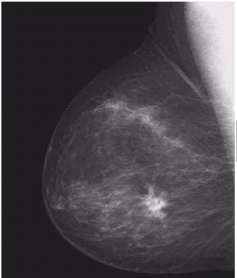
#> input picture img/Screenshot 2023-11-28 013342.png, 237 x 278 px, found by its file name
$ python canBangLuocDoXam.py
#> lines starting #> are read from the running program, lines starting #| are printed output that depends on the picture
import numpy as np
import cv2
import matplotlib.pyplot as plt
plt.rcParams['figure.figsize'] = [10,8]
img = cv2.imread("img/Screenshot 2023-11-28 013342.png", 0)
#> img: shape (278, 237); min 21, max 255, mean 68.9
# using cv2.calcHist()
def plot_img_and_hist(img):
    # Function to plot image and its histogram
    plt.subplot(1, 2, 1)
    plt.imshow(img, cmap='gray')
    plt.title('Image')

    plt.subplot(1, 2, 2)
    plt.hist(img.flatten(), bins=256, range=[0, 256], density=True, cumulative=True)
    plt.title('Histogram')

    plt.show()
hist = cv2.calcHist(
      [img],
      channels = [0],
      mask=None, # full image
      histSize=[256], #full scale
      ranges=[0,256]
)
#> hist = 256 values, max 22691 at index 28, min 0 at index 0, mean 257.4
plt.plot(hist)
plt.show()
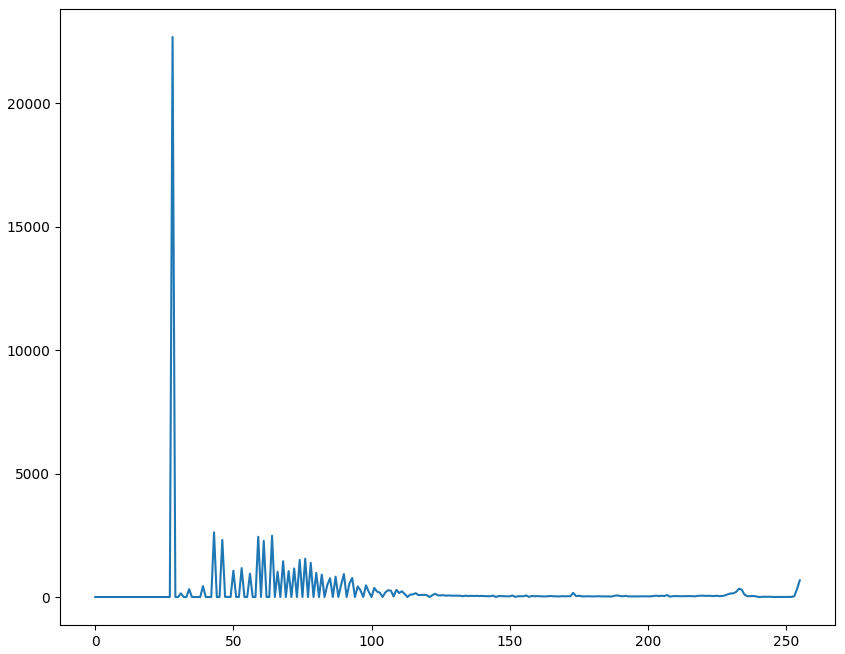
#> figure drawn by matplotlib, 1 panel; curve peaks at x = 28, y = 22691
def hist_equalize(img):
  # 1. calclate hist
  hist = cv2.calcHist([img], [0], None, [256], [0, 256])

  # 2. normalize hist
  h, w = img.shape[:2]
#> h = 278; w = 237
  hist = hist/(h*w)
#> hist = 256 values, max 0.344 at index 28, min 0 at index 0, mean 0.00391

  # 3. calculate CDF
  cdf = np.cumsum(hist)
#> cdf = 256 values from 0 to 1
  s_k = (255 * cdf - 0.5).astype("uint8")
#> s_k = 256 values from 0 to 254
  return s_k


s_k = hist_equalize(img)
#> s_k = 256 values from 0 to 254
equalized_img = cv2.LUT(img, s_k)
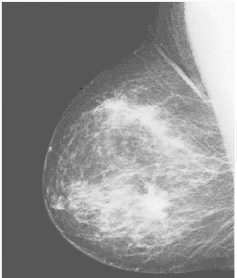
#> equalized_img: shape (278, 237); min 0, max 254, mean 143.2
plot_img_and_hist(equalized_img)
#> in plot_img_and_hist, `plt.show()`:
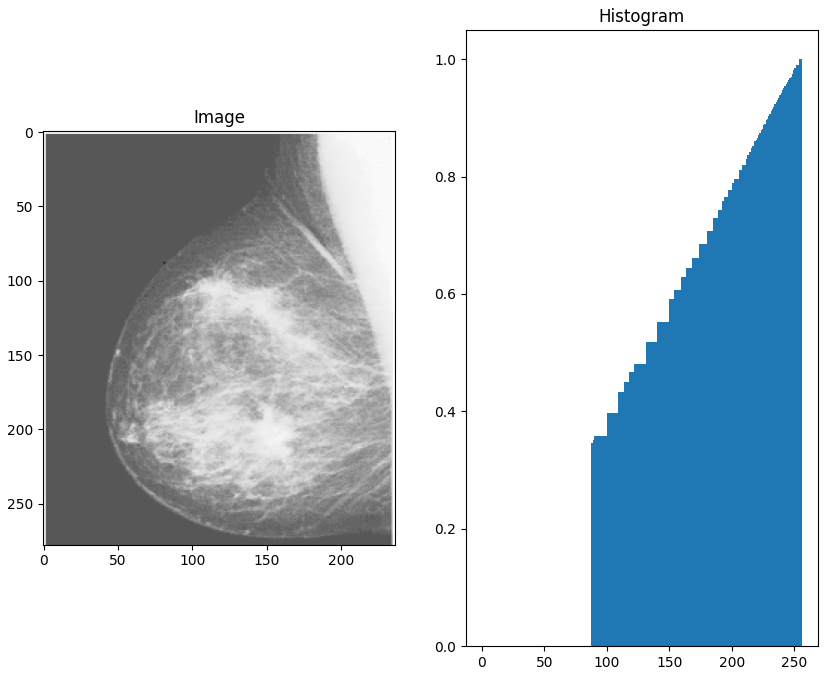
#> figure drawn by matplotlib, 2 panels

$ run again, with img/Screenshot 2023-11-28 004714.png copied over img/Screenshot 2023-11-28 013342.png
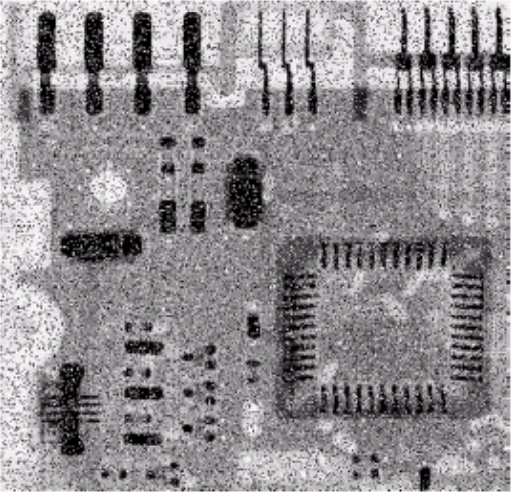
#> input picture img/Screenshot 2023-11-28 004714.png, 513 x 492 px, found by its file name
#> `hist = cv2.calcHist( [img], channels = [0], mask=None,`: hist = 256 values, max 5564 at index 0, min 0 at index 253, mean 985.9
#> `plt.show()`:
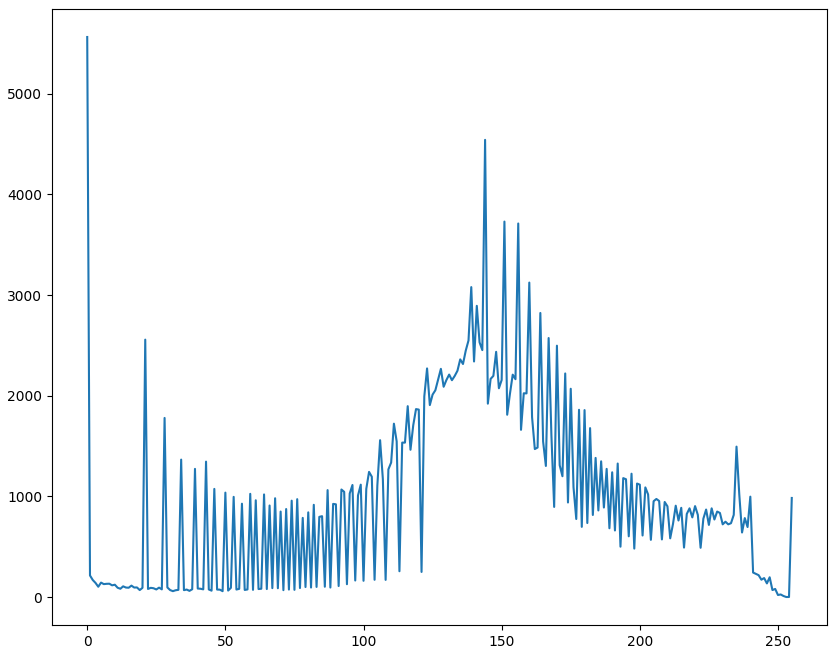
#> figure drawn by matplotlib, 1 panel; curve peaks at x = 0, y = 5564
#> in hist_equalize, `hist = hist/(h*w)`: hist = 256 values, max 0.022 at index 0, min 0 at index 253, mean 0.00391
#> cdf = 256 values from 0.022 to 1
#> in hist_equalize, `s_k = (255 * cdf - 0.5).astype("uint8")`: s_k = 256 values from 5 to 254
#> in plot_img_and_hist, `plt.show()`:
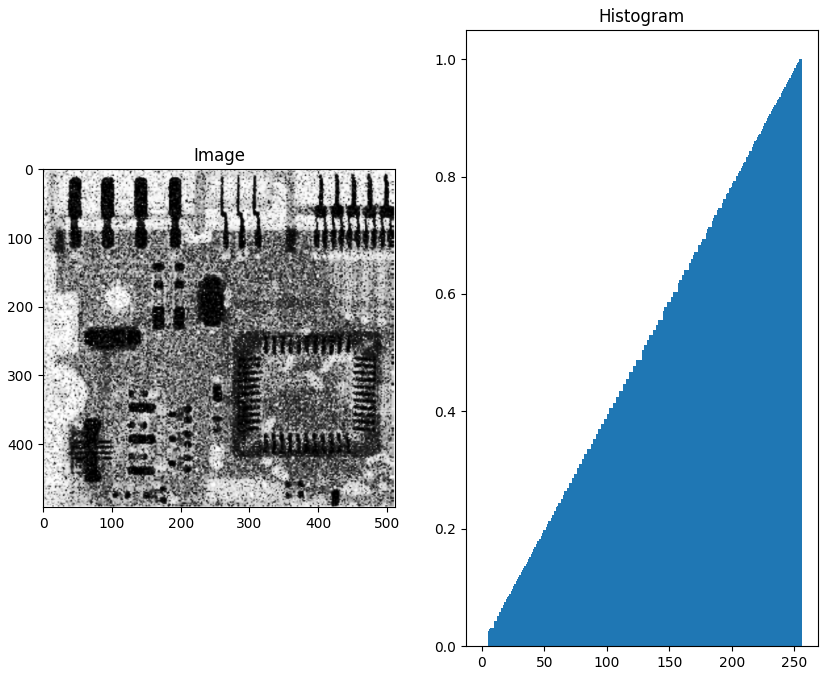
#> figure drawn by matplotlib, 2 panels

$ run again, with img/Screenshot 2023-11-28 020350.png copied over img/Screenshot 2023-11-28 013342.png
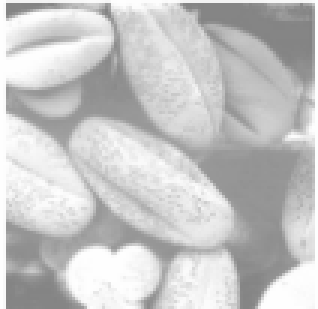
#> input picture img/Screenshot 2023-11-28 020350.png, 106 x 103 px, found by its file name (shown 3 times larger)
#> img is the input picture: shape (103, 106); min 131, max 254, mean 198.1
#> `hist = cv2.calcHist( [img], channels = [0], mask=None,`: hist = 256 values, max 453 at index 254, min 0 at index 0, mean 42.65
#> `plt.show()`:
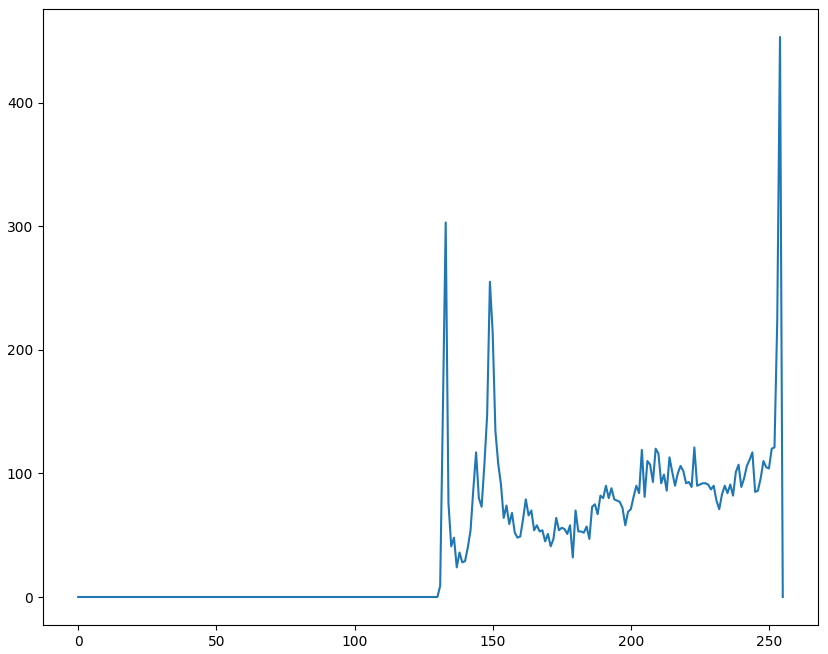
#> figure drawn by matplotlib, 1 panel; curve peaks at x = 254, y = 453
#> in hist_equalize, `hist = hist/(h*w)`: hist = 256 values, max 0.0415 at index 254, min 0 at index 0, mean 0.00391
#> cdf = 256 values from 0 to 1
#> in hist_equalize, `s_k = (255 * cdf - 0.5).astype("uint8")`: s_k = 256 values from 0 to 254
#> in plot_img_and_hist, `plt.show()`:
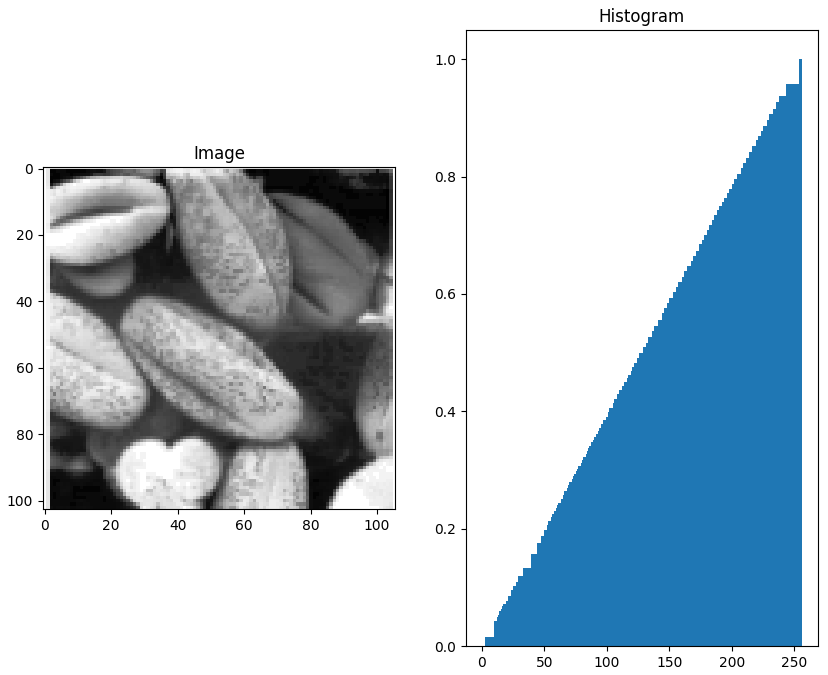
#> figure drawn by matplotlib, 2 panels

$ run again, with img/Screenshot 2023-11-28 021849.png copied over img/Screenshot 2023-11-28 013342.png
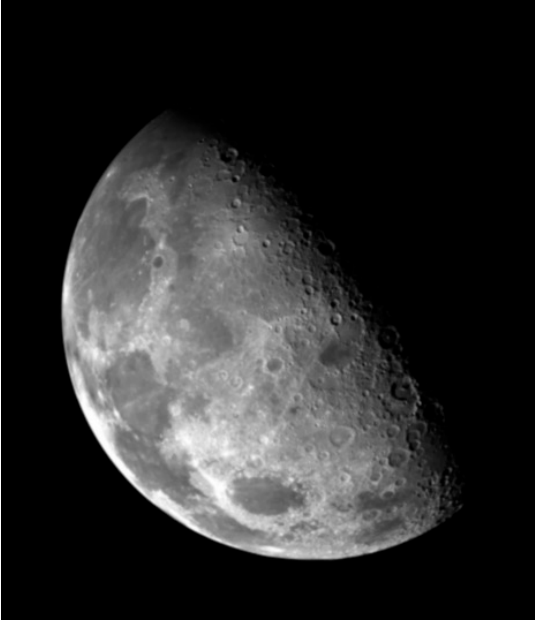
#> input picture img/Screenshot 2023-11-28 021849.png, 535 x 620 px, found by its file name
#> img is the input picture: shape (620, 535); min 0, max 255, mean 42.5
#> `hist = cv2.calcHist( [img], channels = [0], mask=None,`: hist = 256 values, max 210868 at index 0, min 40 at index 254, mean 1295.7
#> `plt.show()`:
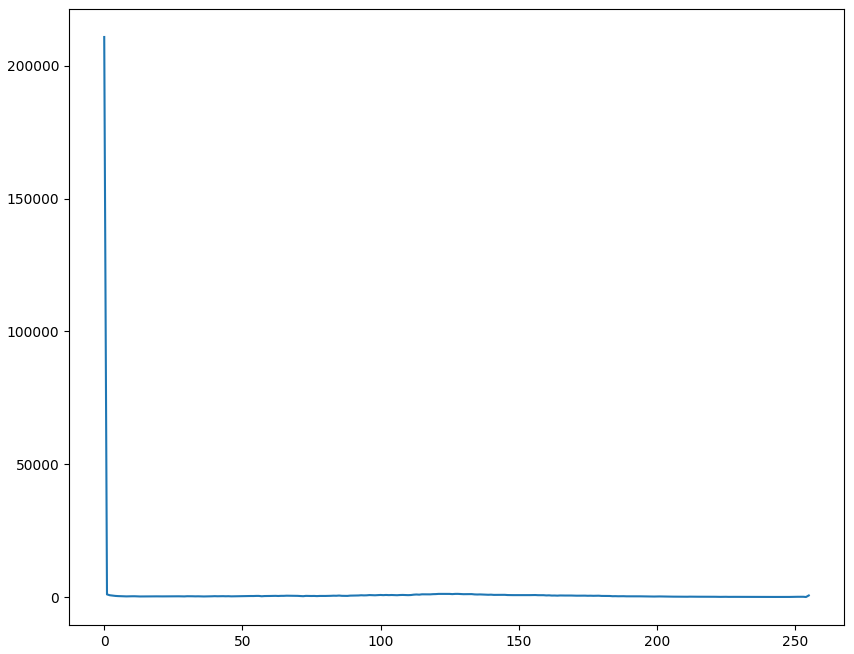
#> figure drawn by matplotlib, 1 panel; curve peaks at x = 0, y = 210868
#> in hist_equalize, `hist = hist/(h*w)`: hist = 256 values, max 0.636 at index 0, min 0.000121 at index 254, mean 0.00391
#> cdf = 256 values from 0.636 to 1
#> in hist_equalize, `s_k = (255 * cdf - 0.5).astype("uint8")`: s_k = 256 values from 161 to 254
#> in plot_img_and_hist, `plt.show()`:
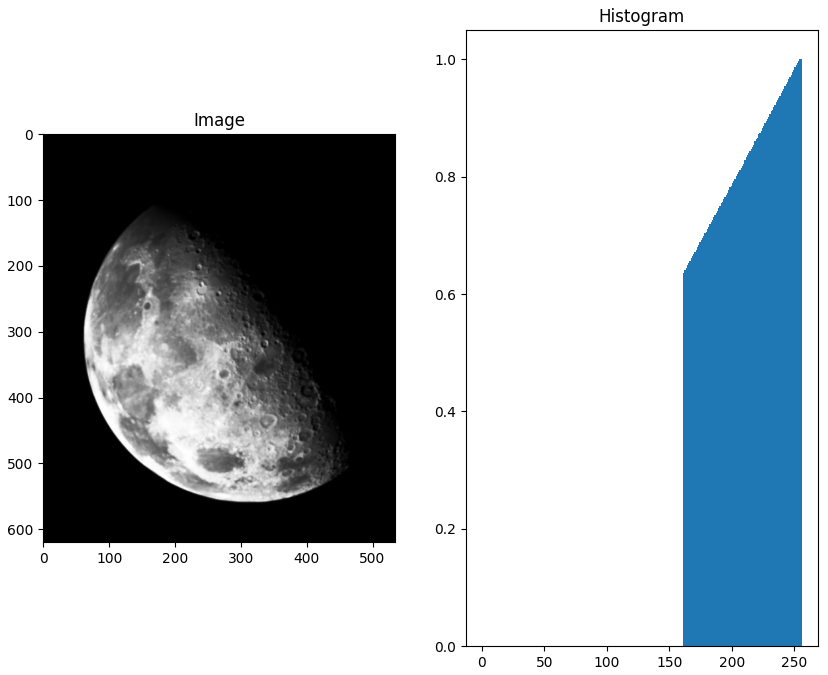
#> figure drawn by matplotlib, 2 panels
